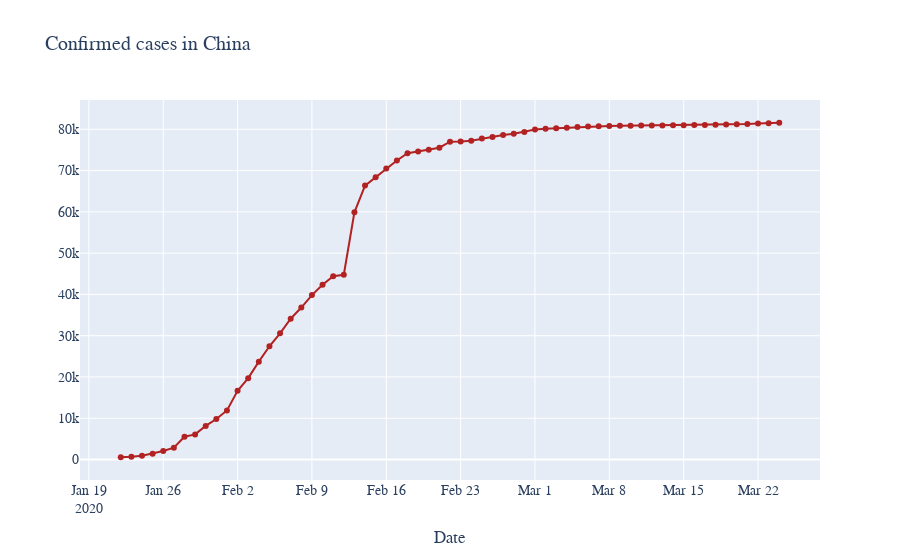

Notebook cell for this chart:
### Code cell
y = get_ts_values(ts)
x = ts.columns.to_list()

fig = go.Figure(
    go.Scatter(
        name='China',
        mode='lines+markers',
        x=x,
        y=y,
        line=dict(
            color='firebrick'
        )
    )
)

# layout
fig.update_layout(
    title='Confirmed cases in China',
    xaxis_title="Date",
    yaxis_title=None,
    font=dict(
        family="Arial, bold",
        size=14,
        #color="auto"
    )
)

fig.show()

### Figure 1 — Plotly figure (JSON) as saved in the notebook; plotly's stock layout.template omitted (floating-point values rounded to 4 significant figures)
{"data": [{"line": {"color": "firebrick"}, "mode": "lines+markers", "name": "China", "type": "scatter", "x": ["2020-01-22", "2020-01-23", "2020-01-24", "2020-01-25", "2020-01-26", "2020-01-27", "2020-01-28", "2020-01-29", "2020-01-30", "2020-01-31", "2020-02-01", "2020-02-02", "2020-02-03", "2020-02-04", "2020-02-05", "2020-02-06", "2020-02-07", "2020-02-08", "2020-02-09", "2020-02-10", "2020-02-11", "2020-02-12", "2020-02-13", "2020-02-14", "2020-02-15", "2020-02-16", "2020-02-17", "2020-02-18", "2020-02-19", "2020-02-20", "2020-02-21", "2020-02-22", "2020-02-23", "2020-02-24", "2020-02-25", "2020-02-26", "2020-02-27", "2020-02-28", "2020-02-29", "2020-03-01", "2020-03-02", "2020-03-03", "2020-03-04", "2020-03-05", "2020-03-06", "2020-03-07", "2020-03-08", "2020-03-09", "2020-03-10", "2020-03-11", "2020-03-12", "2020-03-13", "2020-03-14", "2020-03-15", "2020-03-16", "2020-03-17", "2020-03-18", "2020-03-19", "2020-03-20", "2020-03-21", "2020-03-22", "2020-03-23", "2020-03-24"], "y": [548, 643, 920, 1406, 2075, 2877, 5509, 6087, 8141, 9802, 11891, 16630, 19716, 23707, 27440, 30587, 34110, 36814, 39829, 42354, 44386, 44759, 59895, 66358, 68413, 70513, 72434, 74211, 74619, 75077, 75550, 77001, 77022, 77241, 77754, 78166, 78600, 78928, 79356, 79932, 80136, 80261, 80386, 80537, 80690, 80770, 80823, 80860, 80887, 80921, 80932, 80945, 80977, 81003, 81033, 81058, 81102, 81156, 81250, 81305, 81435, 81498, 81591]}], "layout": {"font": {"family": "Arial, bold", "size": 14}, "title": {"text": "Confirmed cases in China"}, "xaxis": {"title": {"text": "Date"}}, "yaxis": {"title": {}}}}
